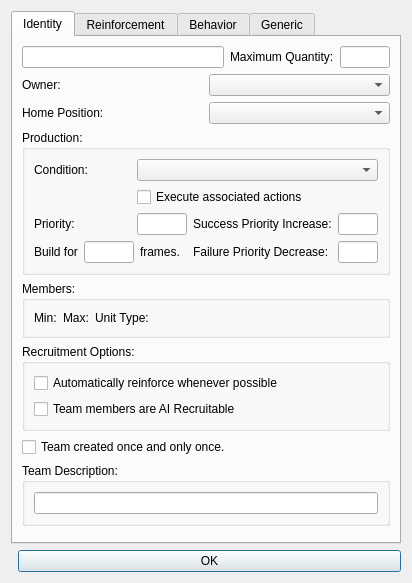
<?xml version="1.0" encoding="UTF-8"?>
<ui version="4.0">
 <class>WBQtTeamSheetDialogClassic</class>
 <widget class="QDialog" name="WBQtTeamSheetDialogClassic">
  <property name="windowTitle">
   <string>Edit Team Template.</string>
  </property>
  <layout class="QVBoxLayout" name="root" stretch="1,0">
   <item>
    <widget class="QTabWidget" name="tabs">
     <property name="currentIndex">
      <number>0</number>
     </property>
     <widget class="QWidget" name="identityTab">
      <attribute name="title">
       <string>Identity</string>
      </attribute>
      <layout class="QVBoxLayout" name="identityRoot">
       <item>
        <layout class="QHBoxLayout" name="nameRow" stretch="1,0,0">
         <item>
          <widget class="QLineEdit" name="nameEdit"/>
         </item>
         <item>
          <widget class="QLabel" name="maxQuantityLabel">
           <property name="text">
            <string>Maximum Quantity:</string>
           </property>
          </widget>
         </item>
         <item>
          <widget class="QLineEdit" name="maxEdit">
           <property name="minimumSize">
            <size>
             <width>50</width>
             <height>0</height>
            </size>
           </property>
           <property name="maximumSize">
            <size>
             <width>50</width>
             <height>16777215</height>
            </size>
           </property>
          </widget>
         </item>
        </layout>
       </item>
       <item>
        <layout class="QGridLayout" name="identityGrid">
         <item row="0" column="0">
          <widget class="QLabel" name="ownerLabel">
           <property name="text">
            <string>Owner:</string>
           </property>
          </widget>
         </item>
         <item row="0" column="1">
          <widget class="QComboBox" name="ownerCombo"/>
         </item>
         <item row="1" column="0">
          <widget class="QLabel" name="homeLabel">
           <property name="text">
            <string>Home Position:</string>
           </property>
          </widget>
         </item>
         <item row="1" column="1">
          <widget class="QComboBox" name="homeWaypointCombo"/>
         </item>
        </layout>
       </item>
       <item>
        <widget class="QGroupBox" name="prodBox">
         <property name="title">
          <string>Production:</string>
         </property>
         <layout class="QGridLayout" name="prodGrid">
          <item row="0" column="0">
           <widget class="QLabel" name="conditionLabel">
            <property name="text">
             <string>Condition:</string>
            </property>
           </widget>
          </item>
          <item row="0" column="1" colspan="3">
           <widget class="QComboBox" name="productionConditionCombo"/>
          </item>
          <item row="1" column="1" colspan="3">
           <widget class="QCheckBox" name="executeActionsCheck">
            <property name="text">
             <string>Execute associated actions</string>
            </property>
           </widget>
          </item>
          <item row="2" column="0">
           <widget class="QLabel" name="priorityLabel">
            <property name="text">
             <string>Priority:</string>
            </property>
           </widget>
          </item>
          <item row="2" column="1">
           <widget class="QLineEdit" name="priorityEdit">
            <property name="minimumSize">
             <size>
              <width>50</width>
              <height>0</height>
             </size>
            </property>
            <property name="maximumSize">
             <size>
              <width>50</width>
              <height>16777215</height>
             </size>
            </property>
           </widget>
          </item>
          <item row="2" column="2">
           <widget class="QLabel" name="increaseLabel">
            <property name="text">
             <string>Success Priority Increase:</string>
            </property>
           </widget>
          </item>
          <item row="2" column="3">
           <widget class="QLineEdit" name="increaseEdit">
            <property name="minimumSize">
             <size>
              <width>40</width>
              <height>0</height>
             </size>
            </property>
            <property name="maximumSize">
             <size>
              <width>40</width>
              <height>16777215</height>
             </size>
            </property>
           </widget>
          </item>
          <item row="3" column="0" colspan="2">
           <layout class="QHBoxLayout" name="framesRow">
            <item>
             <widget class="QLabel" name="buildForLabel">
              <property name="text">
               <string>Build for</string>
              </property>
             </widget>
            </item>
            <item>
             <widget class="QLineEdit" name="framesEdit">
              <property name="minimumSize">
               <size>
                <width>50</width>
                <height>0</height>
               </size>
              </property>
              <property name="maximumSize">
               <size>
                <width>50</width>
                <height>16777215</height>
               </size>
              </property>
             </widget>
            </item>
            <item>
             <widget class="QLabel" name="framesLabel">
              <property name="text">
               <string>frames.</string>
              </property>
             </widget>
            </item>
            <item>
             <spacer name="framesSpacer">
              <property name="orientation">
               <enum>Qt::Horizontal</enum>
              </property>
             </spacer>
            </item>
           </layout>
          </item>
          <item row="3" column="2">
           <widget class="QLabel" name="decreaseLabel">
            <property name="text">
             <string>Failure Priority Decrease:</string>
            </property>
           </widget>
          </item>
          <item row="3" column="3">
           <widget class="QLineEdit" name="decreaseEdit">
            <property name="minimumSize">
             <size>
              <width>40</width>
              <height>0</height>
             </size>
            </property>
            <property name="maximumSize">
             <size>
              <width>40</width>
              <height>16777215</height>
             </size>
            </property>
           </widget>
          </item>
         </layout>
        </widget>
       </item>
       <item>
        <widget class="QGroupBox" name="membersBox">
         <property name="title">
          <string>Members:</string>
         </property>
         <layout class="QGridLayout" name="membersGrid" columnstretch="0,0,1">
          <item row="0" column="0">
           <widget class="QLabel" name="minLabel">
            <property name="text">
             <string>Min:</string>
            </property>
           </widget>
          </item>
          <item row="0" column="1">
           <widget class="QLabel" name="maxLabel">
            <property name="text">
             <string>Max:</string>
            </property>
           </widget>
          </item>
          <item row="0" column="2">
           <widget class="QLabel" name="unitTypeLabel">
            <property name="text">
             <string>Unit Type:</string>
            </property>
           </widget>
          </item>
         </layout>
        </widget>
       </item>
       <item>
        <widget class="QGroupBox" name="recruitBox">
         <property name="title">
          <string>Recruitment Options:</string>
         </property>
         <layout class="QVBoxLayout" name="recruitLay">
          <item>
           <widget class="QCheckBox" name="autoReinforceCheck">
            <property name="text">
             <string>Automatically reinforce whenever possible</string>
            </property>
           </widget>
          </item>
          <item>
           <widget class="QCheckBox" name="aiRecruitableCheck">
            <property name="text">
             <string>Team members are AI Recruitable</string>
            </property>
           </widget>
          </item>
         </layout>
        </widget>
       </item>
       <item>
        <widget class="QCheckBox" name="singletonCheck">
         <property name="text">
          <string>Team created once and only once.</string>
         </property>
        </widget>
       </item>
       <item>
        <widget class="QGroupBox" name="descBox">
         <property name="title">
          <string>Team Description:</string>
         </property>
         <layout class="QVBoxLayout" name="descLay">
          <item>
           <widget class="QLineEdit" name="descriptionEdit"/>
          </item>
         </layout>
        </widget>
       </item>
       <item>
        <spacer name="identitySpacer">
         <property name="orientation">
          <enum>Qt::Vertical</enum>
         </property>
        </spacer>
       </item>
      </layout>
     </widget>
     <widget class="QWidget" name="reinforcementTab">
      <attribute name="title">
       <string>Reinforcement</string>
      </attribute>
      <layout class="QVBoxLayout" name="reinforcementRoot">
       <item>
        <widget class="QGroupBox" name="reinfBox">
         <property name="title">
          <string>If reinforcing, then:</string>
         </property>
         <layout class="QVBoxLayout" name="reinfLay">
          <item>
           <layout class="QHBoxLayout" name="deployRow" stretch="0,1">
            <item>
             <widget class="QCheckBox" name="deployByCheck">
              <property name="text">
               <string>Deploy by</string>
              </property>
             </widget>
            </item>
            <item>
             <widget class="QComboBox" name="transportCombo"/>
            </item>
           </layout>
          </item>
          <item>
           <widget class="QCheckBox" name="transportsExitCheck">
            <property name="text">
             <string>Transports exit map after unloading.</string>
            </property>
           </widget>
          </item>
          <item>
           <widget class="QGroupBox" name="waypointBox">
            <property name="title">
             <string>Start team or transports at waypoint:</string>
            </property>
            <layout class="QVBoxLayout" name="waypointLay">
             <item>
              <widget class="QComboBox" name="waypointCombo"/>
             </item>
            </layout>
           </widget>
          </item>
          <item>
           <widget class="QCheckBox" name="teamStartsFullCheck">
            <property name="text">
             <string>Load members into transports (if applicable).</string>
            </property>
           </widget>
          </item>
         </layout>
        </widget>
       </item>
       <item>
        <widget class="QGroupBox" name="vetBox">
         <property name="title">
          <string>Veterancy Level</string>
         </property>
         <layout class="QVBoxLayout" name="vetLay">
          <item>
           <widget class="QComboBox" name="veterancyCombo"/>
          </item>
         </layout>
        </widget>
       </item>
       <item>
        <spacer name="reinforcementSpacer">
         <property name="orientation">
          <enum>Qt::Vertical</enum>
         </property>
        </spacer>
       </item>
      </layout>
     </widget>
     <widget class="QWidget" name="behaviorTab">
      <attribute name="title">
       <string>Behavior</string>
      </attribute>
      <layout class="QVBoxLayout" name="behaviorRoot">
       <item>
        <widget class="QGroupBox" name="triggersBox">
         <property name="title">
          <string>Behavior Script Triggers:</string>
         </property>
         <layout class="QGridLayout" name="triggersGrid">
          <item row="0" column="0">
           <widget class="QLabel" name="onCreateLabel">
            <property name="text">
             <string>On Create:</string>
            </property>
           </widget>
          </item>
          <item row="0" column="1" colspan="2">
           <widget class="QComboBox" name="onCreateCombo"/>
          </item>
          <item row="1" column="0">
           <widget class="QLabel" name="onEnemySightedLabel">
            <property name="text">
             <string>On Enemy Sighted:</string>
            </property>
           </widget>
          </item>
          <item row="1" column="1" colspan="2">
           <widget class="QComboBox" name="onEnemySightedCombo"/>
          </item>
          <item row="2" column="0">
           <widget class="QLabel" name="onAllClearLabel">
            <property name="text">
             <string>On All Clear:</string>
            </property>
           </widget>
          </item>
          <item row="2" column="1" colspan="2">
           <widget class="QComboBox" name="onAllClearCombo"/>
          </item>
          <item row="3" column="0">
           <layout class="QHBoxLayout" name="destroyedRow">
            <item>
             <widget class="QLabel" name="onDestroyedLabel">
              <property name="text">
               <string>On Destroyed %</string>
              </property>
             </widget>
            </item>
            <item>
             <widget class="QLineEdit" name="percentEdit">
              <property name="minimumSize">
               <size>
                <width>40</width>
                <height>0</height>
               </size>
              </property>
              <property name="maximumSize">
               <size>
                <width>40</width>
                <height>16777215</height>
               </size>
              </property>
             </widget>
            </item>
           </layout>
          </item>
          <item row="3" column="1" colspan="2">
           <widget class="QComboBox" name="onDestroyedCombo"/>
          </item>
          <item row="4" column="0">
           <widget class="QLabel" name="onIdleLabel">
            <property name="text">
             <string>On Idle:</string>
            </property>
           </widget>
          </item>
          <item row="4" column="1" colspan="2">
           <widget class="QComboBox" name="onIdleCombo"/>
          </item>
          <item row="5" column="0">
           <widget class="QLabel" name="onUnitDestroyedLabel">
            <property name="text">
             <string>On Unit Destroyed:</string>
            </property>
           </widget>
          </item>
          <item row="5" column="1" colspan="2">
           <widget class="QComboBox" name="onUnitDestroyedCombo"/>
          </item>
         </layout>
        </widget>
       </item>
       <item>
        <widget class="QGroupBox" name="optionsBox">
         <property name="title">
          <string>Behavior Options</string>
         </property>
         <layout class="QVBoxLayout" name="optionsLay">
          <item>
           <widget class="QCheckBox" name="transportsReturnCheck">
            <property name="text">
             <string>Transports return to base after unloading.</string>
            </property>
           </widget>
          </item>
          <item>
           <widget class="QCheckBox" name="avoidThreatsCheck">
            <property name="text">
             <string>Team avoids threats.</string>
            </property>
           </widget>
          </item>
          <item>
           <widget class="QGroupBox" name="initialBox">
            <property name="title">
             <string>Initial Team Behavior</string>
            </property>
            <layout class="QVBoxLayout" name="initialLay">
             <item>
              <widget class="QComboBox" name="enemyInteractionsCombo"/>
             </item>
            </layout>
           </widget>
          </item>
          <item>
           <widget class="QGroupBox" name="attackBox">
            <property name="title">
             <string>Attack:</string>
            </property>
            <layout class="QVBoxLayout" name="attackLay">
             <item>
              <widget class="QCheckBox" name="attackCommonTargetCheck">
               <property name="text">
                <string>Does this team focus on a single target at a time
in Hard and Brutal (never in Normal)?</string>
               </property>
              </widget>
             </item>
            </layout>
           </widget>
          </item>
         </layout>
        </widget>
       </item>
       <item>
        <spacer name="behaviorSpacer">
         <property name="orientation">
          <enum>Qt::Vertical</enum>
         </property>
        </spacer>
       </item>
      </layout>
     </widget>
     <widget class="QWidget" name="genericTab">
      <attribute name="title">
       <string>Generic</string>
      </attribute>
      <layout class="QGridLayout" name="genericGrid"/>
     </widget>
    </widget>
   </item>
   <item>
    <layout class="QHBoxLayout" name="buttons">
     <item>
      <spacer name="buttonsSpacer">
       <property name="orientation">
        <enum>Qt::Horizontal</enum>
       </property>
      </spacer>
     </item>
     <item>
      <widget class="QPushButton" name="okButton">
       <property name="text">
        <string>OK</string>
       </property>
       <property name="default">
        <bool>true</bool>
       </property>
      </widget>
     </item>
    </layout>
   </item>
  </layout>
 </widget>
 <resources/>
 <connections/>
</ui>
